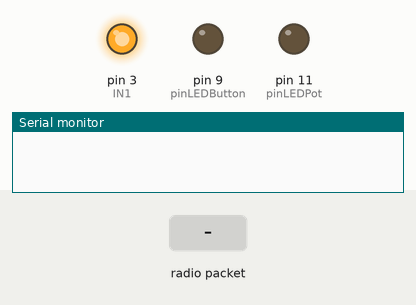
A sketch run on a simulated Arduino Uno, built with avr-gcc and run on an emulated ATmega328P. Parts: output pins drawn as LEDs (lit = HIGH), the last lines printed to the serial monitor. The test bench sets the inputs (shaded band). No radio packets arrive unless stated.

Above: at 1.2 s.
1.3 s: radio packet "1" arrives
At 2.5 s:
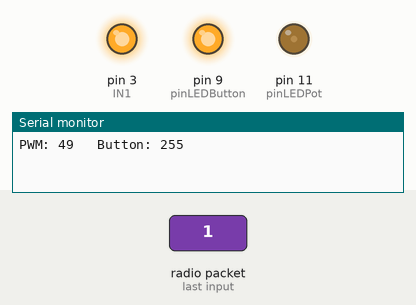
2.8 s: radio packet "0" arrives
At 3.6 s:
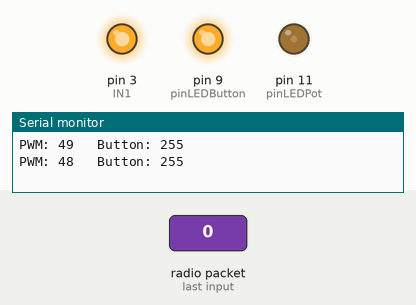
Timing chart, 0 to 5.8 s (numbered marks = the images above; inputs shaded):
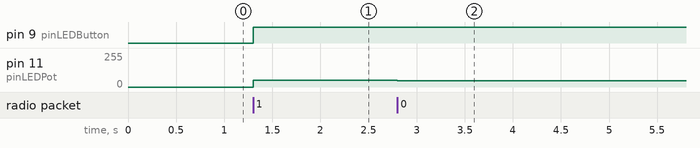

The sketch:

receptor.ino
```cpp
#include <VirtualWire.h>

#define pinLEDPot 11
#define pinLEDButton 9
#define IN1 3

byte message[VW_MAX_MESSAGE_LEN]; // Um buffer para armazenar as mensagens
byte messageLength = VW_MAX_MESSAGE_LEN; // Tamanho máximo das mensagens recebidas
int tensao = 0;

void setup()
{
  //Inicia comunicação serialcom velocidade de 9600 BPS
  Serial.begin(9600);

  pinMode(pinLEDPot, OUTPUT);
  pinMode(pinLEDButton, OUTPUT);
  pinMode(IN1, OUTPUT);

  vw_set_rx_pin(2); //Seleciona o pino para recepção dos dados
  vw_setup(2000);   //Velocidade de comunicação em BPS
  vw_rx_start();    //Começa a receber os dados

  digitalWrite(IN1, HIGH);

}

void loop()
{

  if (vw_get_message(message, &messageLength))// Se houver dados para receber
  {

    analogWrite(pinLEDPot, message[0]);// Controle PWM no pino pinLEDPot

    if (message[1] == 1)// Se o segundo byte do vetor message for igual a um...
    {
      //
      analogWrite(pinLEDButton, 0);// Desliga o LED no pino pinLEDButton
      tensao = 0;
    }
    else
    {
      analogWrite(pinLEDButton, 255);// Liga o LED no pino pinLEDButton
      tensao = 255;
    }


    Serial.print("PWM: ");
    Serial.print(message[0]);
    Serial.print("   Button: ");
    Serial.println(tensao);

  }

}//endLoop
```

Measured:
- after the input at 1.3 s, pin 9 (pinLEDButton): LOW → HIGH at once; pin 11 (pinLEDPot): 0/255 → 49/255 at once
- after the input at 2.8 s, pin 11 (pinLEDPot): 49/255 → 48/255 at once
